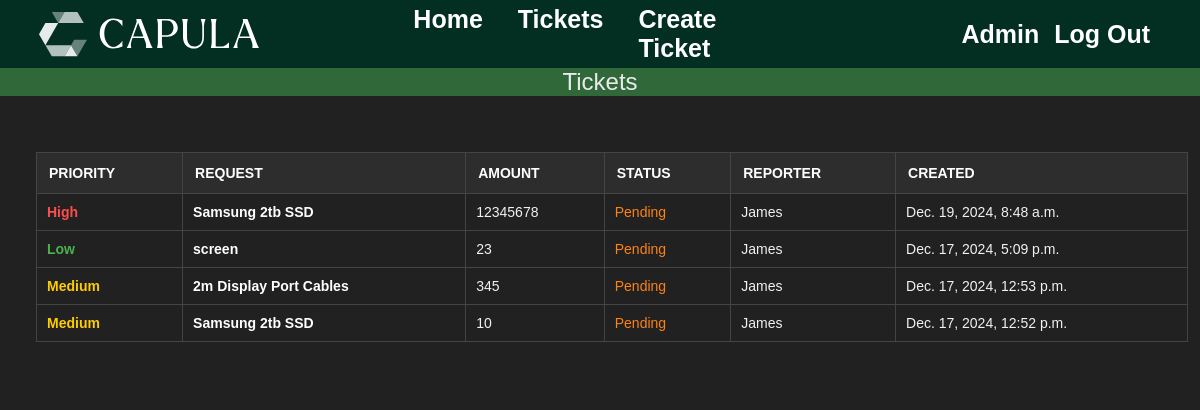
The page /inventory/ (signed in) on the database as committed earlier.
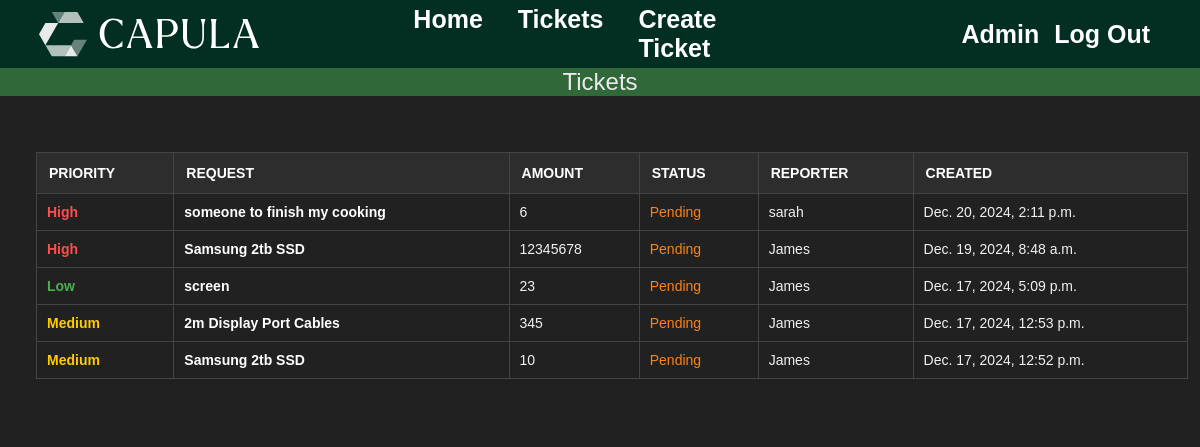
The same page on the database as committed later.
### inventory/models.py (models this page shows, shortened)
class Stock(models.Model): # Stock is the name of the model
    id = models.AutoField(primary_key=True)
    name = models.CharField(max_length=75)
    description = models.TextField(max_length=500, blank=True, null=True)
    amount = models.DecimalField(
        max_digits=10,
        decimal_places=0
    )
    IMPORTANCE_CHOICES = [
        ('Low', 'Low'),
        ('Medium', 'Medium'),
        ('High', 'High'),
    ]
    importance = models.CharField(max_length=6, choices=IMPORTANCE_CHOICES, default='Low')
    STATUS_CHOICES = [
        ('Ordered', 'Ordered'),
        ('Denied', 'Denied'),
        ('Pending', 'Pending'),
    ]
    status = models.CharField(max_length=7, choices=STATUS_CHOICES, default='Pending')
    createdAt = models.DateTimeField(auto_now_add=True)
    banner = models.ImageField(default='fallback.png',null=True, blank=True)  # Pillow installed first using terminal
    createdBy = models.ForeignKey(User, on_delete=models.CASCADE, default=None) # this means should the user be deleted so will their posts
    slug = models.SlugField(unique=True, blank=True)

### inventory/views.py (the view)
# urls.py: path('', views.stock_list, name = "list"), #this is the name of our link see layout.html
@login_required(login_url="/users/login/")
def stock_list(request):
    inventory = Stock.objects.all().order_by('-createdAt') # orders in a decending order of date
    return render(request, 'inventory/stock_list.html', { 'inventory': inventory }) # links to the folder and then the page in order

### inventory/templates/inventory/stock_list.html (shortened to what this page needs)
{% extends 'layout.html' %}
{% block content %}
<section>
    <nav class='tickets-nav-bar-body'>
        <ul class='tickets-nav-bar-list'>
            <li class='tickets-nav-bar-text'>Tickets<li>
        </ul>
    </nav>
    {% if inventory %}
       <section class='table-section'>
            <table class="stock">
                <thead>
                    <tr>
                        <th>Priority</th>
                        <th>Request</th>
                        <th>Amount</th>
                        <th>Status</th>
                        <th>Reporter</th>
                        <th>Created</th>
                    </tr>
                <thead>
                <tbody>
                    {% for stock in inventory %}
                        <tr>
                            <td class="
                                {% if stock.importance == 'High' %}priority-high
                                {% elif stock.importance == 'Medium' %}priority-medium
                                {% elif stock.importance == 'Low' %}priority-low
                                {% endif %}
                            ">
                                {{ stock.importance }}
                            </td>
                            <td>
                                <a class='stock-link' href="{% url 'inventory:page' slug=stock.slug %}">
                                {{ stock.name }}
                                </a>
                            </td>
                            <td>{{ stock.amount }}</td>
                            <td class="
                                {% if stock.status == 'Pending' %}status-pending
                                {% elif stock.status == 'Ordered' %}status-ordered
                                {% elif stock.status == 'Denied' %}status-denied
                                {% elif stock.status == 'Delivered' %}status-delivered
                                {% endif %}      \
                            ">
                                {{ stock.status }}
                            </td>
                            <td>{{ stock.createdBy }}</td>
                            <td>{{ stock.createdAt }}</td>
                        </tr>
                    {% endfor %}
                    </tbody>
            </table>
        </section>
    {% else %}
        <p class='no-reqs'>No requests have been made.</p>
    {% endif %}
</section>
{% endblock %}

### templates/layout.html (shortened to what this page needs)
<!DOCTYPE html>
{% load static %}
<html lang="en">
<head>
    <link rel='stylesheet' href='{% static 'css/style.css' %}'>
</head>
<body>
    <nav class="navbar">
        <div class='sec-1-logo'>
            <a href="https://www.capulaglobal.com" class="logo" target="_blank">
                    <img src="{% static 'Images/capula-green background.png' %}" alt="Capula Logo">
                </a>
            </div>
        <div class='sec-2-mainheaders'>
            <ul class="nav-list">
                <li><a href='/'>Home</a></li>
                {% if user.is_authenticated %}
                    <li><a href='{% url 'inventory:list' %}'>Tickets</a></li>
                    <li><a href='{% url 'inventory:create-item' %}'>Create Ticket</a></li>
                {% else %}
                <li><a href='{% url 'users:register' %}'>Sign Up</a></li>
                <li><a href='{% url 'users:login' %}'>Log In</a></li>
                {% endif %}
            </ul>
        </div>
        <div class = "sec-three-right">
            <ul class = "nav-list">
            <li><a href='/admin'>Admin</a></li>
            {% if user.is_authenticated %}
                <li> <form class="logout" action="{% url 'users:logout' %}" method="post">
                    <button class = "logout-button">Log Out</button>
                </form></li>
            {% endif %}
            </ul>
        </div>
    </nav>
    <main>
        {% block content %}
        {% endblock %}
    </main>
</body>
</html>

### static/CSS/style.css (style rules this page uses)
html { font-size: 16px; }
* { margin: 0; padding: 0; box-sizing: border-box; }
body { min-height: 100vh; background-color: #212121; color: whitesmoke; font-size: 3rem; }
.navbar { display: flex; justify-content: space-between; flex-wrap: wrap; align-items: center; background: #032f22; background-blend-mode: darken; background-size: cover; color: white; }
.sec-1-logo, .sec-2-mainheaders, .sec-three-right { flex: 1; display: flex; justify-content: center; align-items: center; }
.sec-1-logo { justify-content: flex-start; margin-left: 30px; margin-top: 5px; margin-bottom: -5px; }
.sec-2-mainheaders li { margin: 0 10px; }
.sec-three-right { justify-content: flex-end; margin-right: 50px; }
.nav-list { list-style: none; display: flex; font-family: 'Barlow', sans-serif; font-size: 25px; gap: 15px; margin: 0; padding: 0; }
.nav-list li a { text-decoration: none; color: #ffffff; font-weight: bold; transition: color 0.3s ease-in-out; }
.logout-button { border: none; font-size: 25px; font-family: 'Barlow', sans-serif; ; font-size: 25px; font-weight: bold; color: white; background-color: rgb(0,0,0,0); border: none; transition: color 0.3s ease-in-out; }
img { max-height: 70px; / }
main { padding: 1rem; }
section { display: flex; flex-flow: column; gap: 1rem; }
a { text-decoration: none; color: white; }
.stock-link { display: flex; transition: color 0.3s ease-in-out; }
.tickets-nav-bar-body { display: flex; justify-content: center; flex-wrap: wrap; position: sticky; width: 100vw; align-items: center; margin-top: -1rem; margin-left: -1rem; background: #30683a; background-blend-mode: darken; background-size: cover; color: #eaeaea; }
.tickets-nav-bar-list { display: flex; list-style: none; }
.tickets-nav-bar-text { display: flex; font-size: 1.5rem; font-family: Arial, sans-serif; }
.stock { width: 100vh; width: 96vw; border-collapse: collapse; margin: 20px 0; font-family: Arial, sans-serif; font-size: 14px; text-align: left; background-color: #212121; color: #f1f1f1; }
.stock thead { background-color: #2d2d2d; color: #ffffff; }
.stock th { padding: 12px; border: 1px solid #444; font-weight: bold; text-transform: uppercase; }
.stock td { padding: 10px; border: 1px solid #444; }
.stock td:nth-child(2) { font-weight: bold; color: #ffffff; }
.priority-high { color: #ff4d4d; font-weight: bold; }
.priority-medium { color: #ffcc00; font-weight: bold; }
.priority-low { color: #4caf50; font-weight: bold; }
.status-pending { color: #fc8216; }
.table-section { padding: 20px; margin: 0 0 0 0; max-width: 1000px; background-color: #212121; }

Rows that differ between the two databases and show on the page:
added Stock: importance "High", name "someone to finish my cooking", amount "6", status "Pending", createdBy "sarah", createdAt "Dec. 20, 2024, 2:11 p.m."
